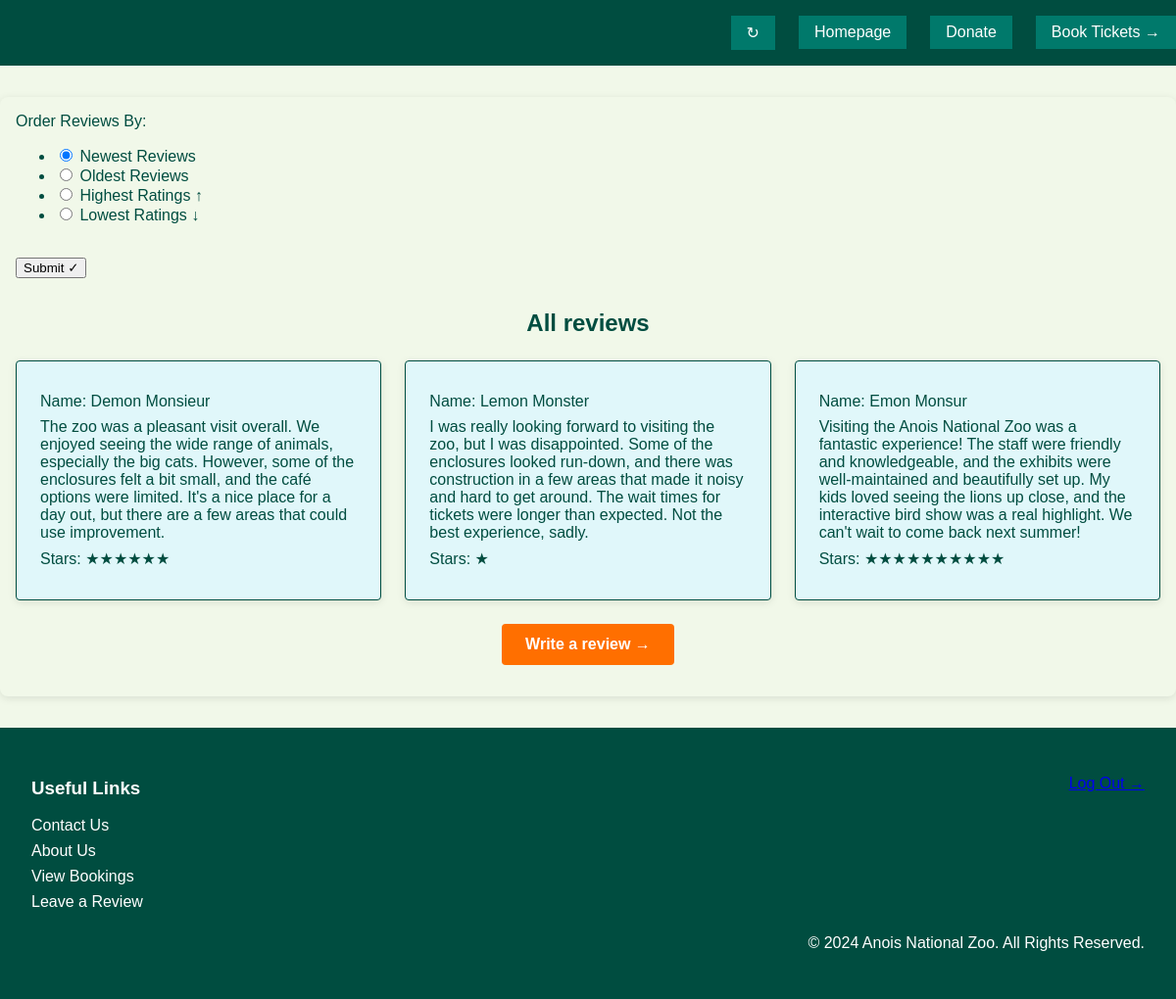
The app's page /reviews (signed in) with its own data.
### tables this page shows
CREATE TABLE reviews
(   
    review_id INTEGER PRIMARY KEY AUTOINCREMENT,
    user_id INTEGER NOT NULL,
    name TEXT NOT NULL,
    review TEXT NOT NULL,
    stars INTEGER NOT NULL,
    FOREIGN KEY(user_id) REFERENCES users (id)
);

### app.py (the view, shortened to what this page needs)
@app.route("/reviews", methods=["GET", "POST"])
def reviews():
    form = ReviewsForm()
    db = get_db()
    reviews = db.execute("SELECT * FROM reviews ORDER BY review_id DESC;")
    return render_template("reviews.html", form=form, reviews=reviews)

### forms.py
class ReviewsForm(FlaskForm):
    options = RadioField("Order Reviews By:", choices=["Newest Reviews", "Oldest Reviews", "Highest Ratings ↑", "Lowest Ratings ↓"],
                         default="Newest Reviews")
    submit = SubmitField("Submit ✓")

### app.py (called while the page is built)
@app.before_request
def logged_in_admin():
    g.admin = session.get("admin_id", None)

@app.before_request
def logged_in_employee():
    g.employee = session.get("employee_id", None)

@app.before_request
def logged_in_user():
    g.user = session.get("user_id", None)

### database.py (called while the page is built)
def get_db():
    if "db" not in g:
        g.db = sqlite3.connect(DATABASE,
            detect_types=sqlite3.PARSE_DECLTYPES
        )
        g.db.row_factory = sqlite3.Row
    return g.db

### templates/reviews.html (shortened to what this page needs)
{% extends "base.html" %}
{% block main_content %}
<section id="reviews_page">
    <nav>
        <ul>
            <li><a id="refresh" href="{{ url_for('reviews')}}">↻</a></li>
            <li><a href="{{ url_for('index') }}">Homepage</a></li>
            <li><a href="{{ url_for('donate') }}">Donate</a></li>
            <li><a href="{{ url_for('bookings')}}">Book Tickets &#x2192</a></li>
        </ul>
    </nav>
    <main id="reviews_main">
        <section id="reviews_options">
            <section>
                <form method="POST" action="" novalidate>
                    {{ form.options.label }}
                    {{ form.options() }}
                    <br />
                    {{ form.submit()}}
                </form>
            </section>
        </section>
        <section id="reviews_section">
            <h2>All reviews</h2>
            <section id="all_reviews">
                {% for review in reviews %}
                    <section class="review">
                        <p>Name: {{ review["name"] }}</p>
                        <p >{{ review["review"] }}</p>
                        <p>Stars: {{ '★' * review["stars"]}}</p>
                    </section>
                {% endfor %}
            </section>
            <p class="links"><a href="{{ url_for('review') }}">Write a review  &#x2192</a></p>
        </section>
    </main>
    <footer class="site-footer">
        <div class="footer-content">
            <section class="footer-links">
                <h3>Useful Links</h3>
                <ul>
                    <li><a href="{{ url_for('contact_page') }}">Contact Us</a></li>
                    <li><a href="{{ url_for('about_page') }}">About Us</a></li>
                    <li><a href="{{ url_for('view_bookings') }}">View Bookings</a></li>
                    <li><a href="{{ url_for('review') }}">Leave a Review</a></li>
                </ul>
            </section>
            <section class="footer-auth">
                {% if g.admin != None %}
                    <p><a href="{{ url_for('logout') }}">Admin - Log Out &#x2192</a></p>
                {% elif g.employee != None %}
                    <p><a href="{{ url_for('logout') }}">Employee - Log Out &#x2192</a></p>
                {% elif g.user == None %}
                    <p><a href="{{ url_for('login') }}">Log In &#x2192</a></p>
                {% else %}
                    <p><a href="{{ url_for('logout') }}">Log Out &#x2192</a></p>
                {% endif %}
            </section>
        </div>
        <p class="footer-note">© 2024 Anois National Zoo. All Rights Reserved.</p>
    </footer>
</section>
{% endblock %}

### static/styles.css (style rules this page uses)
:root { --primary-clr: #004d40; --secondary-clr: #00796b; --accent-clr: #ff6f00; --bg-clr: #f1f8e9; --text-clr: #ffffff; --review-bg: #e0f7fa; --link-hover-clr: #ffa000; font-size: 16px; }
body, html { margin: 0; padding: 0; font-family: 'Helvetica', sans-serif; background-color: var(--bg-clr); color: var(--primary-clr); overflow-x: hidden; }
*, *::before, *::after { box-sizing: border-box; }
nav { background-color: var(--primary-clr); padding: 1em 0; }
nav ul { display: flex; justify-content: flex-end; list-style: none; padding: 0; margin: 0; }
nav li { margin-left: 1.5em; }
nav li a { color: var(--text-clr); text-decoration: none; padding: 0.5em 1em; background-color: var(--secondary-clr); transition: background-color 0.3s; display: block; }
.site-footer { background-color: var(--primary-clr); color: var(--text-clr); padding: 2em; margin-top: 2em; display: flex; justify-content: space-between; flex-wrap: wrap; }
.footer-content { display: flex; width: 100%; justify-content: space-between; flex-wrap: wrap; gap: 2em; }
.footer-links ul { list-style: none; padding: 0; margin: 0; }
.footer-links li { margin-bottom: 0.5em; }
.footer-links a { color: var(--text-clr); text-decoration: none; transition: color 0.3s; }
.footer-auth { text-align: left; }
.footer-note { text-align: right; width: 100%; margin-top: 1em; }
main { background-size: cover; background-position: center; background-repeat: no-repeat; background-attachment: fixed; padding: 2em; }
main::before { content: ""; position: absolute; top: 0; left: 0; width: 100%; height: 100%; background-color: rgba(0, 77, 64, 0.5); z-index: -1; }
#reviews_main { margin: 2em auto; padding: 1em; max-width: 1200px; background-color: var(--bg-clr); border-radius: 8px; box-shadow: 0 2px 8px rgba(0, 0, 0, 0.1); }
#reviews_section { margin-top: 2em; }
#reviews_section h2 { color: var(--primary-clr); text-align: center; margin-bottom: 1em; }
#all_reviews { display: grid; grid-template-columns: repeat(auto-fit, minmax(250px, 1fr)); gap: 1.5em; justify-items: stretch; }
.review { background-color: var(--review-bg); border: 1px solid var(--primary-clr); border-radius: 4px; padding: 1.5em; box-shadow: 0 2px 8px rgba(0, 0, 0, 0.1); transition: transform 0.3s, box-shadow 0.3s; }
.review p { margin: 0.5em 0; color: var(--primary-clr); }
.links { text-align: center; margin-top: 1.5em; }
.links a { display: inline-block; background-color: var(--accent-clr); color: var(--text-clr); padding: 0.75em 1.5em; border-radius: 4px; text-decoration: none; font-weight: bold; transition: background-color 0.3s; }

### records on screen
reviews: name "Demon Monsieur", review "The zoo was a pleasant visit overall. We enjoyed seeing the wide range of animals, especially the big cats. However, some of the enclosures felt a bit small, and the café options were limited. It's a nice place for a day out, but there are a few areas that could use improvement.", stars "★★★★★★"
reviews: name "Lemon Monster", review "I was really looking forward to visiting the zoo, but I was disappointed. Some of the enclosures looked run-down, and there was construction in a few areas that made it noisy and hard to get around. The wait times for tickets were longer than expected. Not the best experience, sadly.", stars "★"
reviews: name "Emon Monsur", review "Visiting the Anois National Zoo was a fantastic experience! The staff were friendly and knowledgeable, and the exhibits were well-maintained and beautifully set up. My kids loved seeing the lions up close, and the interactive bird show was a real highlight. We can't wait to come back next summer!", stars "★★★★★★★★★★"
